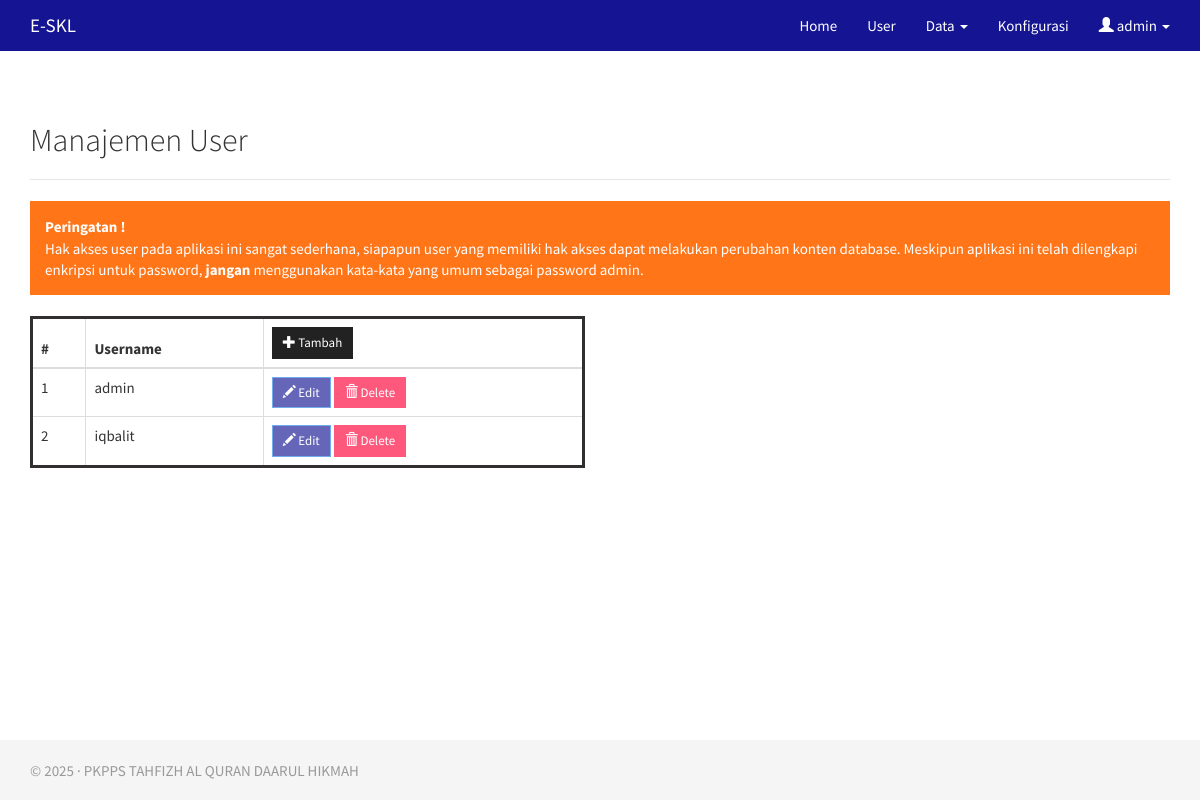
Page /skl-master/admin/user.php (signed in) on the committed database.
### tables this page shows
CREATE TABLE `un_user` (
  `UID` tinyint(4) NOT NULL AUTO_INCREMENT,
  `username` varchar(50) NOT NULL,
  `password` varchar(50) NOT NULL,
  PRIMARY KEY (`UID`)
);

CREATE TABLE `un_konfigurasi` (
  `id` int(11) NOT NULL AUTO_INCREMENT,
  `sekolah` varchar(255) NOT NULL,
  `kepsek` varchar(50) NOT NULL,
  `nip` varchar(20) NOT NULL,
  `no_surat` varchar(30) DEFAULT NULL,
  `ttd` varchar(64) NOT NULL,
  `about` varchar(250) NOT NULL,
  `tgl_pengumuman` datetime NOT NULL,
  `contact` varchar(255) NOT NULL,
  `nopesformat` varchar(20) NOT NULL,
  `logo` varchar(255) DEFAULT NULL,
  `kop` varchar(100) NOT NULL,
  `cap` varchar(100) NOT NULL,
  PRIMARY KEY (`id`)
);

### skl-master/admin/user.php (the view, shortened to what this page needs)
<?php
if (isset($_SESSION['logged']) && !empty($_SESSION['logged'])) {
	include "../database.php";
	include '_header.php';
?>
	<div class="container">
		<h2>Manajemen User</h2>
		<hr>
		<div class="alert alert-warning"><strong>Peringatan !</strong><br>Hak akses user pada aplikasi ini sangat sederhana, siapapun user yang memiliki hak akses dapat melakukan perubahan konten database. Meskipun aplikasi ini telah dilengkapi enkripsi untuk password, <strong>jangan</strong> menggunakan kata-kata yang umum sebagai password admin.</div>
		<?php
		$qUser = mysqli_query($db_conn, "SELECT * FROM un_user ORDER BY username");
		echo '<div class="row">';
		echo '<div class="col-md-6">';
		echo '<table class="table table-bordered">';
		echo '<thead><tr><th>#</th><th>Username</th><th><a href="user_add.php" class="btn btn-default btn-sm"><span class="glyphicon glyphicon-plus" aria-hidden="true"></span> Tambah</a></th></tr></thead>';
		echo '<tbody>';
		$no = 1;
		while ($data = mysqli_fetch_array($qUser)) {
			echo '<tr>';
			echo '<td>' . $no . '</td>';
			echo '<td>' . $data['username'] . '</td>';
			if ($data['UID'] == '1' || $data['UID'] == '5' || $data['UID'] == '6') {
                echo '<td>';
                echo '<button class="btn btn-primary btn-sm" disabled="disabled"><span class="glyphicon glyphicon-pencil" aria-hidden="true"></span> Edit</button> ';
                echo '<button class="btn btn-danger btn-sm" disabled="disabled"><span class="glyphicon glyphicon-trash" aria-hidden="true"></span> Delete</button>';
                echo '</td>';
            }
			echo '</tr>';
			$no++;
		}
		echo '</tbody></table></div></div>';
		?>
	</div>
<?php
	include '_footer.php';
} else {
	header('Location: ./login.php');
}
?>

### skl-master/admin/_footer.php
<?php
if (isset($_SESSION['logged']) && !empty($_SESSION['logged'])) {
	?>
<footer class="footer">
    <div class="container">
        <p class="text-muted">&copy; <?= date('Y') ?> &middot; <?= $hsl['sekolah'] ?></p>
    </div>
</footer>
</body>
</html>
<?php
} else {
	header('Location: ./login.php');
}
?>

### skl-master/admin/_header.php (style rules this page uses)
html { position: relative; min-height: 100%; }
body { margin-bottom: 60px; }
.footer { position: absolute; bottom: 0; width: 100%; height: 60px; background-color: #f5f5f5; }
body>.container { padding: 30px 15px 0; }
.container .text-muted { margin: 20px 0; }
.footer>.container { padding-right: 15px; padding-left: 15px; }

### rows in the picture
un_user: username "admin", shows "Edit"
un_user: username "iqbalit", shows "Edit"
un_konfigurasi: sekolah "PKPPS TAHFIZH AL QURAN DAARUL HIKMAH"

### other values in the picture
$_SESSION['username'] "admin"
